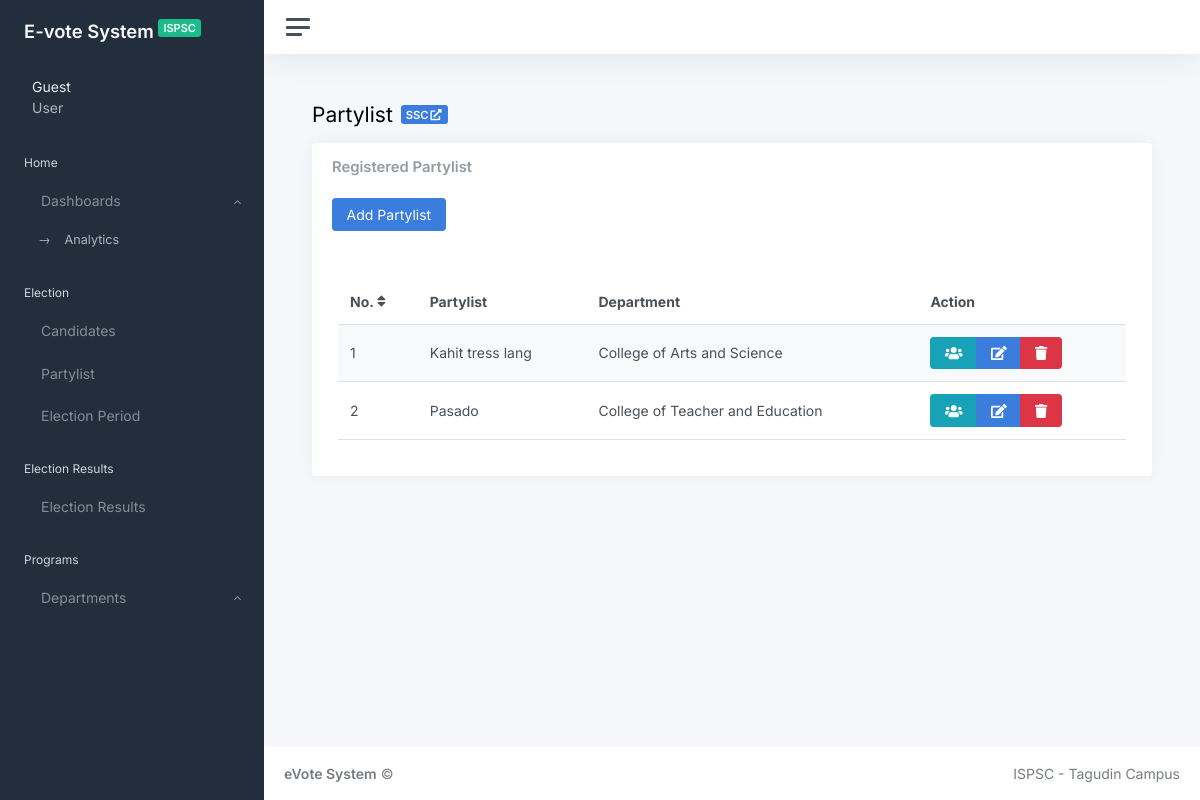
/admin/partylist.php, run on the app's committed database.
### tables this page shows
CREATE TABLE `partylists` (
  `partylist_id` int(11) NOT NULL,
  `partylist_name` varchar(255) NOT NULL,
  `department` int(11) NOT NULL
);

CREATE TABLE `department` (
  `department_id` int(11) NOT NULL,
  `department_name` varchar(255) NOT NULL
);

### config/init.php (called while the page is built, shortened)
<?php
spl_autoload_register(function ($class) {
    $db = __DIR__. '/../db/'. $class .'.php';
});

### admin/partylist.php (the view, shortened to what this page needs)
<?php
            include_once __DIR__ . "/../config/init.php";
        ?>
    <!DOCTYPE html>
    <html lang="en">
    <head>
        <link href="css/light.css" rel="stylesheet">
        <link rel="stylesheet" href="https://atugatran.github.io/FontAwesome6Pro/css/all.min.css">
    </head>
    <body data-theme="default" data-layout="fluid" data-sidebar-position="left" data-sidebar-layout="default">
        <div class="wrapper">
            <?php
            include_once 'includes/sidebar.php';
        ?>
            <div class="main">
                <?php
                include_once 'includes/navbar.php';
            ?>
                <main class="content">
                    <div class="container-fluid p-0">
                        <div class="mb-3">
                            <h1 class="h3 d-inline align-middle">Partylist</h1><a class="badge bg-primary ms-2"
                                target="_blank">SSC<i class="fas fa-fw fa-external-link-alt"></i></a>
                        </div>
                        <div class="row">
                            <div class="col-xl-12">
                                <div class="card">
                                    <div class="card-header pb-0">
                                        <h5 class="card-title mb-0">Registered Partylist</h5>
                                    </div>
                                    <div class="card-body">
                                        <div class="row mb-3">
                                            <div class="col-md-6">
                                                <button class="btn btn-primary" data-bs-toggle="modal"
                                                    data-bs-target="#addPartylistModal">Add Partylist</button>
                                            </div>
                                        </div>
                                        <div class="container mt-5">
                                            <table class="table table-responsive table-striped" id="studentTable"
                                                style="width:100%">
                                                <thead class="thead-dark">
                                                    <tr>
                                                        <th onclick="sortTable(0)" class="sortable">No.
                                                            <i class="fas fa-sort"></i>
                                                        </th>
                                                        <th>Partylist </th>
                                                        <th>Department </th>
                                                        <th>Action</th>
                                                    </tr>
                                                </thead>
                                                <tbody>
                                                    <?php
                                try {
                                    $stmt = $db->prepare("SELECT partylist_id AS No,
                                                                        partylist_name AS Partylist,
                                                                        department.department_name FROM partylists INNER JOIN department ON department.department_id = partylists.department");
                                    $stmt->execute();
                                    $results = $stmt->fetchAll(PDO::FETCH_ASSOC);
                                    if (count($results) > 0) {
                                        foreach ($results as $row) {
                                            echo "<tr>";
                                            echo "<td>" . $row['No'] . "</td>";
                                            echo "<td>" . $row['Partylist'] . "</td>";
                                            echo "<td>" . $row['department_name'] . "</td>";
                                            echo "<td>
                                                    <div class='btn-group'>
                                                        <button class='btn btn-info view_candidates' data-id='". $row['No'] ."' data-bs-toggle='modal' data-bs-target='#viewCandidatesModal'><i class='fa fa-users'></i></button>
                                                        <button class='btn btn-primary delete_partylist' data-id='". $row['No'] ."' data-bs-toggle='modal' data-bs-target='#editPartylistModal'><i class='fa fa-edit '></i></button>
                                                        <button class='btn btn-danger' onclick='deletePartylist(" . $row['No'] . ")'><i class='fa fa-trash'></i></button>
                                                    </div>
                                                </td>";
                                            echo "</tr>";
                                        }
                                    } else {
                                        echo "<tr><td colspan='3'>No results found</td></tr>";
                                    }
                                } catch (PDOException $e) {
                                    echo "Connection or query failed: " . $e->getMessage();
                                }
                                ?>
                                                </tbody>
                                            </table>
                                        </div>
                                    </div>
                                </div>
                            </div>
                        </div>
                </main>
                <footer class="footer">
                    <div class="container-fluid">
                        <div class="row text-muted">
                            <div class="col-6 text-start">
                                <p class="mb-0">
                                <a target="_blank" class="text-muted"><strong>eVote System</strong></a> &copy;
                            </p>
                        </div>
                        <div class="col-6 text-end">
                            <ul class="list-inline">
                                <li class="list-inline-item">
                                <a class="text-muted" href="#">ISPSC - Tagudin Campus</a>
                                </li>
                                </ul>
                            </div>
                        </div>
                    </div>
                </footer>
            </div>
        </div>
    </body>
    </html>

### admin/partylist.php (style rules this page uses)
body { opacity: 0; }
th.sortable { cursor: pointer; white-space: nowrap; }
th { vertical-align: middle; }
table thead th, table tbody td { padding: 12px; vertical-align: middle; }

### data on the page
partylists: partylist_id "1", partylist_name "Kahit tress lang", department.department_name "College of Arts and Science"
partylists: partylist_id "2", partylist_name "Pasado", department.department_name "College of Teacher and Education"

### other printed values
$username "Guest"
$role "User"
